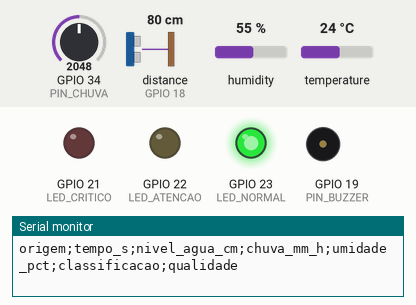
A sketch run on a simulated ESP32. On the bench: output pins drawn as LEDs (lit = HIGH), buzzer (waves = sounding), the last lines printed to the serial monitor. Wiring (from diagram.json): ultrasonic range finder: trigger GPIO 5; echo GPIO 18. The inputs (shaded band) are chosen by the test bench; at power-on: GPIO 34 (PIN_CHUVA) = 2048, distance to the obstacle (sensor on GPIO 18) 80 cm, humidity 55 %, temperature 24 °C. The echo pulse lasts 58.3 µs per cm; pins used as bus, display or sensor lines are not drawn.

Above: at 1.0 s.
At 2.12 s:
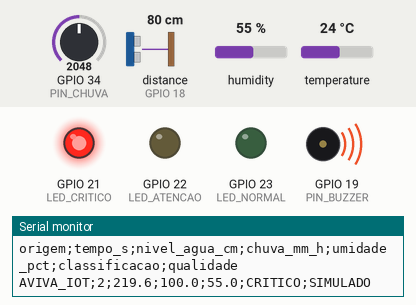
Timing chart, 0 to 3.0 s (numbered marks = the images above):
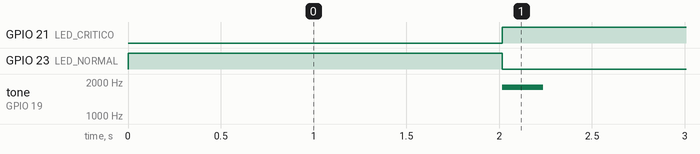

Measured:
- by itself, GPIO 21 (LED_CRITICO): LOW → HIGH at 2.0 s
- by itself, GPIO 23 (LED_NORMAL): HIGH → LOW at 2.0 s
- by itself, tone on GPIO 19 (PIN_BUZZER): alternates 1800 Hz for 0.22 s and silent for 1.8 s

The sketch:

sketch.ino
```cpp
/* AVIVA | Versão Arduino do monitor experimental com ESP32.
   O sensor de distância e o potenciômetro alimentam a classificação simulada. */
#include <Arduino.h>
#include <DHTesp.h>
#include <math.h>

constexpr int PIN_TRIG = 5;
constexpr int PIN_ECHO = 18;
constexpr int PIN_CHUVA = 34;
constexpr int PIN_DHT = 4;
constexpr int LED_NORMAL = 23;
constexpr int LED_ATENCAO = 22;
constexpr int LED_CRITICO = 21;
constexpr int PIN_BUZZER = 19;

constexpr float ALTURA_REFERENCIA_CM = 300.0f;
constexpr unsigned long INTERVALO_MS = 2000UL;
constexpr unsigned long TIMEOUT_ECHO_US = 30000UL;

unsigned long ultimaLeitura = 0;
DHTesp sensorAmbiente;

enum Nivel { NORMAL = 0, ATENCAO = 1, CRITICO = 2 };
const char* rotuloNivel(Nivel n) {
  switch (n) {
    case NORMAL: return "NORMAL";
    case ATENCAO: return "ATENCAO";
    default: return "CRITICO";
  }
}

Nivel classificarEvento(float nivelAguaCm, float chuvaMmH) {


  bool aguaCritica = nivelAguaCm >= 200.0f;
  bool chuvaCritica = chuvaMmH >= 50.0f;
  if (aguaCritica || chuvaCritica) return CRITICO;
  bool aguaAtencao = nivelAguaCm >= 120.0f;
  bool chuvaAtencao = chuvaMmH >= 25.0f;
  if (aguaAtencao && chuvaAtencao) return CRITICO;
  if (aguaAtencao || chuvaAtencao) return ATENCAO;
  return NORMAL;
}

bool lerNivelAgua(float &nivelAguaCm) {
  digitalWrite(PIN_TRIG, LOW);
  delayMicroseconds(2);
  digitalWrite(PIN_TRIG, HIGH);
  delayMicroseconds(10);
  digitalWrite(PIN_TRIG, LOW);

  unsigned long duracaoUs = pulseIn(PIN_ECHO, HIGH, TIMEOUT_ECHO_US);
  if (duracaoUs == 0) return false;

  float distanciaCm = duracaoUs / 58.0f;
  if (distanciaCm < 2.0f || distanciaCm > 400.0f) return false;
  nivelAguaCm = constrain(ALTURA_REFERENCIA_CM - distanciaCm, 0.0f,
                         ALTURA_REFERENCIA_CM);
  return true;
}

float lerChuvaSimulada() {
  int leituraAdc = analogRead(PIN_CHUVA);
  leituraAdc = constrain(leituraAdc, 0, 4095);
  return 200.0f * leituraAdc / 4095.0f;
}

void sinalizar(Nivel nivel) {
  digitalWrite(LED_NORMAL, nivel == NORMAL ? HIGH : LOW);
  digitalWrite(LED_ATENCAO, nivel == ATENCAO ? HIGH : LOW);
  digitalWrite(LED_CRITICO, nivel == CRITICO ? HIGH : LOW);
  if (nivel == CRITICO) {
    tone(PIN_BUZZER, 1800, 220);
  } else {
    noTone(PIN_BUZZER);
  }
}

void setup() {
  Serial.begin(115200);
  pinMode(PIN_TRIG, OUTPUT);
  pinMode(PIN_ECHO, INPUT);
  pinMode(PIN_CHUVA, INPUT);
  sensorAmbiente.setup(PIN_DHT, DHTesp::DHT22);
  pinMode(LED_NORMAL, OUTPUT);
  pinMode(LED_ATENCAO, OUTPUT);
  pinMode(LED_CRITICO, OUTPUT);
  pinMode(PIN_BUZZER, OUTPUT);
  digitalWrite(PIN_TRIG, LOW);
  sinalizar(NORMAL);
  Serial.println("AVIVA | TESTE DE LABORATORIO - NUNCA UTILIZE PARA ALERTA REAL");
  Serial.println("origem;tempo_s;nivel_agua_cm;chuva_mm_h;umidade_pct;classificacao;qualidade");
}

void loop() {
  unsigned long agora = millis();
  if (agora - ultimaLeitura < INTERVALO_MS) return;
  ultimaLeitura = agora;

  float nivelAguaCm = 0.0f;
  bool leituraValida = lerNivelAgua(nivelAguaCm);
  float chuvaMmH = lerChuvaSimulada();
  TempAndHumidity ambiente = sensorAmbiente.getTempAndHumidity();
  bool ambienteValido = !isnan(ambiente.humidity) &&
                        ambiente.humidity >= 0.0f && ambiente.humidity <= 100.0f;

  if (!leituraValida || !ambienteValido) {
    digitalWrite(LED_NORMAL, LOW);
    digitalWrite(LED_ATENCAO, LOW);
    digitalWrite(LED_CRITICO, HIGH);
    tone(PIN_BUZZER, 1000, 220);
    const char* motivo = !leituraValida ? "FALHA_SENSOR_NIVEL" : "FALHA_SENSOR_DHT22";
    Serial.printf("AVIVA_IOT;%lu;NA;%.1f;NA;INDETERMINADO;%s\n",
                  agora / 1000UL, chuvaMmH, motivo);
    return;
  }

  Nivel estado = classificarEvento(nivelAguaCm, chuvaMmH);
  sinalizar(estado);
  Serial.printf("AVIVA_IOT;%lu;%.1f;%.1f;%.1f;%s;SIMULADO\n", agora / 1000UL,
                nivelAguaCm, chuvaMmH, ambiente.humidity, rotuloNivel(estado));
}
```
